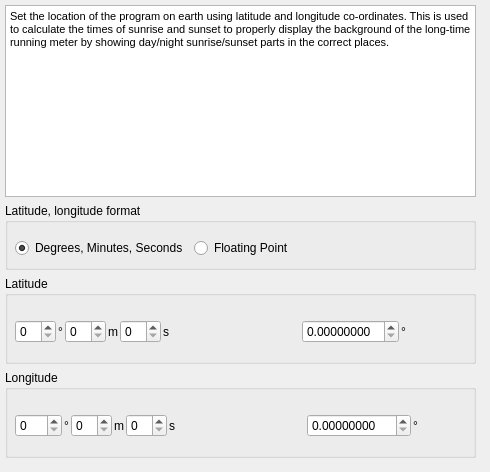
      <widget class="QWidget" name="tabLatLon">
       <attribute name="title">
        <string extracomment="Select to change the location on earth the program assumes it's operating at">Lat/Lon</string>
       </attribute>
       <widget class="QWidget" name="verticalLayoutWidget">
        <property name="geometry">
         <rect>
          <x>0</x>
          <y>0</y>
          <width>481</width>
          <height>463</height>
         </rect>
        </property>
        <layout class="QVBoxLayout" name="vlLatLon">
         <property name="sizeConstraint">
          <enum>QLayout::SetDefaultConstraint</enum>
         </property>
         <property name="leftMargin">
          <number>5</number>
         </property>
         <property name="topMargin">
          <number>5</number>
         </property>
         <property name="rightMargin">
          <number>5</number>
         </property>
         <property name="bottomMargin">
          <number>5</number>
         </property>
         <item>
          <widget class="QTextBrowser" name="tbLatLonInfo">
           <property name="sizePolicy">
            <sizepolicy hsizetype="MinimumExpanding" vsizetype="MinimumExpanding">
             <horstretch>0</horstretch>
             <verstretch>0</verstretch>
            </sizepolicy>
           </property>
           <property name="maximumSize">
            <size>
             <width>16777215</width>
             <height>16777215</height>
            </size>
           </property>
           <property name="html">
            <string>&lt;!DOCTYPE HTML PUBLIC &quot;-//W3C//DTD HTML 4.0//EN&quot; &quot;http://www.w3.org/TR/REC-html40/strict.dtd&quot;&gt;
&lt;html&gt;&lt;head&gt;&lt;meta name=&quot;qrichtext&quot; content=&quot;1&quot; /&gt;&lt;meta charset=&quot;utf-8&quot; /&gt;&lt;style type=&quot;text/css&quot;&gt;
p, li { white-space: pre-wrap; }
hr { height: 1px; border-width: 0; }
li.unchecked::marker { content: &quot;\2610&quot;; }
li.checked::marker { content: &quot;\2612&quot;; }
&lt;/style&gt;&lt;/head&gt;&lt;body style=&quot; font-family:'Cantarell'; font-size:11pt; font-weight:400; font-style:normal;&quot;&gt;
&lt;p style=&quot; margin-top:0px; margin-bottom:0px; margin-left:0px; margin-right:0px; -qt-block-indent:0; text-indent:0px;&quot;&gt;&lt;span style=&quot; font-size:8pt;&quot;&gt;Set the location of the program on earth using latitude and longitude co-ordinates. This is used to calculate the times of sunrise and sunset to properly display the background of the long-time running meter by showing day/night sunrise/sunset parts in the correct places.&lt;/span&gt;&lt;/p&gt;&lt;/body&gt;&lt;/html&gt;</string>
           </property>
          </widget>
         </item>
         <item>
          <widget class="QGroupBox" name="gbLatLonFormat">
           <property name="sizePolicy">
            <sizepolicy hsizetype="Expanding" vsizetype="Maximum">
             <horstretch>0</horstretch>
             <verstretch>0</verstretch>
            </sizepolicy>
           </property>
           <property name="minimumSize">
            <size>
             <width>0</width>
             <height>67</height>
            </size>
           </property>
           <property name="title">
            <string>Latitude, longitude format</string>
           </property>
           <widget class="QWidget" name="horizontalLayoutWidget_6">
            <property name="geometry">
             <rect>
              <x>0</x>
              <y>20</y>
              <width>471</width>
              <height>51</height>
             </rect>
            </property>
            <layout class="QHBoxLayout" name="horizontalLayout_5">
             <property name="leftMargin">
              <number>10</number>
             </property>
             <property name="topMargin">
              <number>2</number>
             </property>
             <property name="rightMargin">
              <number>10</number>
             </property>
             <property name="bottomMargin">
              <number>2</number>
             </property>
             <item>
              <widget class="QRadioButton" name="rbDMS">
               <property name="toolTip">
                <string>Select to input Latitude/Longitude in degrees, minutes and seconds format</string>
               </property>
               <property name="text">
                <string>Degrees, Minutes, Seconds</string>
               </property>
               <property name="checked">
                <bool>true</bool>
               </property>
              </widget>
             </item>
             <item>
              <widget class="QRadioButton" name="rbFloat">
               <property name="toolTip">
                <string>Select to input Latitude/Longitude in decimal degrees format</string>
               </property>
               <property name="text">
                <string>Floating Point</string>
               </property>
              </widget>
             </item>
             <item>
              <spacer name="horizontalSpacer_8">
               <property name="orientation">
                <enum>Qt::Horizontal</enum>
               </property>
               <property name="sizeHint" stdset="0">
                <size>
                 <width>40</width>
                 <height>20</height>
                </size>
               </property>
              </spacer>
             </item>
            </layout>
           </widget>
          </widget>
         </item>
         <item>
          <widget class="QGroupBox" name="gbLatitude">
           <property name="sizePolicy">
            <sizepolicy hsizetype="Preferred" vsizetype="Preferred">
             <horstretch>0</horstretch>
             <verstretch>0</verstretch>
            </sizepolicy>
           </property>
           <property name="minimumSize">
            <size>
             <width>0</width>
             <height>88</height>
            </size>
           </property>
           <property name="title">
            <string>Latitude</string>
           </property>
           <widget class="QWidget" name="horizontalLayoutWidget_2">
            <property name="geometry">
             <rect>
              <x>0</x>
              <y>20</y>
              <width>731</width>
              <height>71</height>
             </rect>
            </property>
            <layout class="QHBoxLayout" name="hlLatitude" stretch="0,0,0,0,0,0,0,0,0,0,0,0">
             <property name="spacing">
              <number>2</number>
             </property>
             <property name="sizeConstraint">
              <enum>QLayout::SetDefaultConstraint</enum>
             </property>
             <property name="leftMargin">
              <number>10</number>
             </property>
             <property name="topMargin">
              <number>4</number>
             </property>
             <property name="rightMargin">
              <number>10</number>
             </property>
             <property name="bottomMargin">
              <number>4</number>
             </property>
             <item>
              <widget class="QSpinBox" name="sbLatDegrees">
               <property name="toolTip">
                <string>Input the latitude whole degrees</string>
               </property>
               <property name="maximum">
                <number>90</number>
               </property>
              </widget>
             </item>
             <item>
              <widget class="QLabel" name="lblLatDegrees">
               <property name="text">
                <string>°</string>
               </property>
              </widget>
             </item>
             <item>
              <widget class="QSpinBox" name="sbLatMinutes">
               <property name="toolTip">
                <string>Input the latitude minutes of the degree value</string>
               </property>
               <property name="maximum">
                <number>59</number>
               </property>
              </widget>
             </item>
             <item>
              <widget class="QLabel" name="lblLatMinutes">
               <property name="text">
                <string>m</string>
               </property>
              </widget>
             </item>
             <item>
              <widget class="QSpinBox" name="sbLatSeconds">
               <property name="toolTip">
                <string>Input the latitude seconds of the minutes value</string>
               </property>
               <property name="maximum">
                <number>59</number>
               </property>
              </widget>
             </item>
             <item>
              <widget class="QLabel" name="lblLatSeconds">
               <property name="text">
                <string>s</string>
               </property>
              </widget>
             </item>
             <item>
              <spacer name="horizontalSpacer">
               <property name="orientation">
                <enum>Qt::Horizontal</enum>
               </property>
               <property name="sizeHint" stdset="0">
                <size>
                 <width>40</width>
                 <height>20</height>
                </size>
               </property>
              </spacer>
             </item>
             <item>
              <widget class="QDoubleSpinBox" name="dsbLatFloat">
               <property name="toolTip">
                <string>Input the latitude as a decimal number of degrees</string>
               </property>
               <property name="decimals">
                <number>8</number>
               </property>
               <property name="maximum">
                <double>90.000000000000000</double>
               </property>
              </widget>
             </item>
             <item>
              <widget class="QLabel" name="lblLatFloat">
               <property name="text">
                <string>°</string>
               </property>
              </widget>
             </item>
             <item>
              <spacer name="horizontalSpacer_2">
               <property name="orientation">
                <enum>Qt::Horizontal</enum>
               </property>
               <property name="sizeHint" stdset="0">
                <size>
                 <width>40</width>
                 <height>20</height>
                </size>
               </property>
              </spacer>
             </item>
             <item>
              <layout class="QVBoxLayout" name="vlLatitude">
               <property name="spacing">
                <number>2</number>
               </property>
               <property name="bottomMargin">
                <number>0</number>
               </property>
               <item>
                <widget class="QRadioButton" name="rbLatNorth">
                 <property name="toolTip">
                  <string>Select to specify the latitude is North of the equator</string>
                 </property>
                 <property name="text">
                  <string>North</string>
                 </property>
                 <property name="checked">
                  <bool>true</bool>
                 </property>
                </widget>
               </item>
               <item>
                <widget class="QRadioButton" name="rbLatSouth">
                 <property name="toolTip">
                  <string>Select to specify the latitude is South of the equator</string>
                 </property>
                 <property name="text">
                  <string>South</string>
                 </property>
                </widget>
               </item>
              </layout>
             </item>
             <item>
              <spacer name="horizontalSpacer_9">
               <property name="orientation">
                <enum>Qt::Horizontal</enum>
               </property>
               <property name="sizeHint" stdset="0">
                <size>
                 <width>40</width>
                 <height>20</height>
                </size>
               </property>
              </spacer>
             </item>
            </layout>
           </widget>
          </widget>
         </item>
         <item>
          <widget class="QGroupBox" name="gbLongitude">
           <property name="sizePolicy">
            <sizepolicy hsizetype="Preferred" vsizetype="Preferred">
             <horstretch>0</horstretch>
             <verstretch>0</verstretch>
            </sizepolicy>
           </property>
           <property name="minimumSize">
            <size>
             <width>0</width>
             <height>88</height>
            </size>
           </property>
           <property name="title">
            <string>Longitude</string>
           </property>
           <widget class="QWidget" name="horizontalLayoutWidget_3">
            <property name="geometry">
             <rect>
              <x>0</x>
              <y>20</y>
              <width>740</width>
              <height>71</height>
             </rect>
            </property>
            <layout class="QHBoxLayout" name="hlLongitude">
             <property name="spacing">
              <number>2</number>
             </property>
             <property name="leftMargin">
              <number>10</number>
             </property>
             <property name="topMargin">
              <number>4</number>
             </property>
             <property name="rightMargin">
              <number>10</number>
             </property>
             <property name="bottomMargin">
              <number>4</number>
             </property>
             <item>
              <widget class="QSpinBox" name="sbLonDegrees">
               <property name="toolTip">
                <string>Input the longitude whole degrees</string>
               </property>
               <property name="maximum">
                <number>180</number>
               </property>
              </widget>
             </item>
             <item>
              <widget class="QLabel" name="lblLonDegrees">
               <property name="text">
                <string>°</string>
               </property>
              </widget>
             </item>
             <item>
              <widget class="QSpinBox" name="sbLonMinutes">
               <property name="toolTip">
                <string>Input the longitude minutes of the degree value</string>
               </property>
               <property name="maximum">
                <number>59</number>
               </property>
              </widget>
             </item>
             <item>
              <widget class="QLabel" name="lblLonMinutes">
               <property name="text">
                <string>m</string>
               </property>
              </widget>
             </item>
             <item>
              <widget class="QSpinBox" name="sbLonSeconds">
               <property name="toolTip">
                <string>Input the longitude seconds of the minutes value</string>
               </property>
               <property name="maximum">
                <number>59</number>
               </property>
              </widget>
             </item>
             <item>
              <widget class="QLabel" name="lblLonSeconds">
               <property name="text">
                <string>s</string>
               </property>
              </widget>
             </item>
             <item>
              <spacer name="horizontalSpacer_3">
               <property name="orientation">
                <enum>Qt::Horizontal</enum>
               </property>
               <property name="sizeHint" stdset="0">
                <size>
                 <width>40</width>
                 <height>20</height>
                </size>
               </property>
              </spacer>
             </item>
             <item>
              <widget class="QDoubleSpinBox" name="dsbLonFloat">
               <property name="toolTip">
                <string>Input the longitude as a decimal number of degrees</string>
               </property>
               <property name="layoutDirection">
                <enum>Qt::LeftToRight</enum>
               </property>
               <property name="decimals">
                <number>8</number>
               </property>
               <property name="maximum">
                <double>180.000000000000000</double>
               </property>
               <property name="singleStep">
                <double>0.000278000000000</double>
               </property>
               <property name="value">
                <double>0.000000000000000</double>
               </property>
              </widget>
             </item>
             <item>
              <widget class="QLabel" name="lblLonFloat">
               <property name="text">
                <string>°</string>
               </property>
              </widget>
             </item>
             <item>
              <spacer name="horizontalSpacer_4">
               <property name="orientation">
                <enum>Qt::Horizontal</enum>
               </property>
               <property name="sizeHint" stdset="0">
                <size>
                 <width>40</width>
                 <height>20</height>
                </size>
               </property>
              </spacer>
             </item>
             <item>
              <layout class="QVBoxLayout" name="vlLongitude">
               <property name="spacing">
                <number>2</number>
               </property>
               <property name="rightMargin">
                <number>0</number>
               </property>
               <item>
                <widget class="QRadioButton" name="rbLonEast">
                 <property name="toolTip">
                  <string>Select to specify the longitude is East of Greenwich</string>
                 </property>
                 <property name="text">
                  <string>East</string>
                 </property>
                 <property name="checked">
                  <bool>true</bool>
                 </property>
                </widget>
               </item>
               <item>
                <widget class="QRadioButton" name="rbLonWest">
                 <property name="toolTip">
                  <string>Select to specify the longitude is West of Greenwich</string>
                 </property>
                 <property name="text">
                  <string>West</string>
                 </property>
                </widget>
               </item>
              </layout>
             </item>
             <item>
              <spacer name="horizontalSpacer_10">
               <property name="orientation">
                <enum>Qt::Horizontal</enum>
               </property>
               <property name="sizeHint" stdset="0">
                <size>
                 <width>40</width>
                 <height>20</height>
                </size>
               </property>
              </spacer>
             </item>
            </layout>
           </widget>
          </widget>
         </item>
        </layout>
       </widget>
      </widget>
